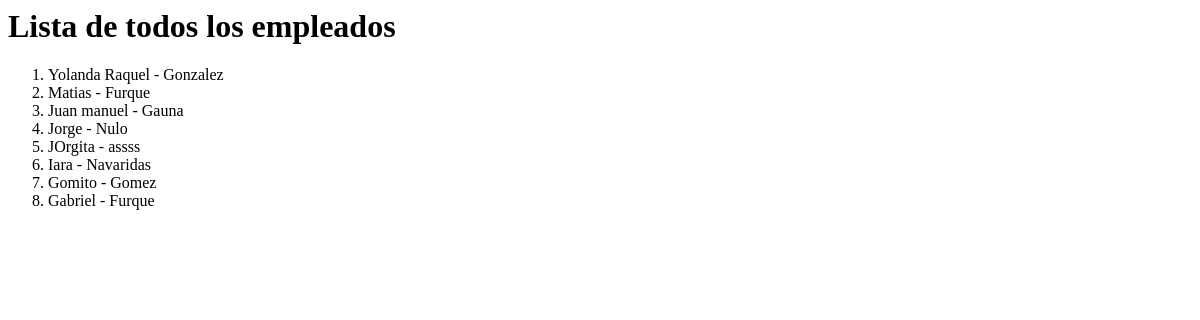
The app's page /listar_todos_los_empleados/, older data.
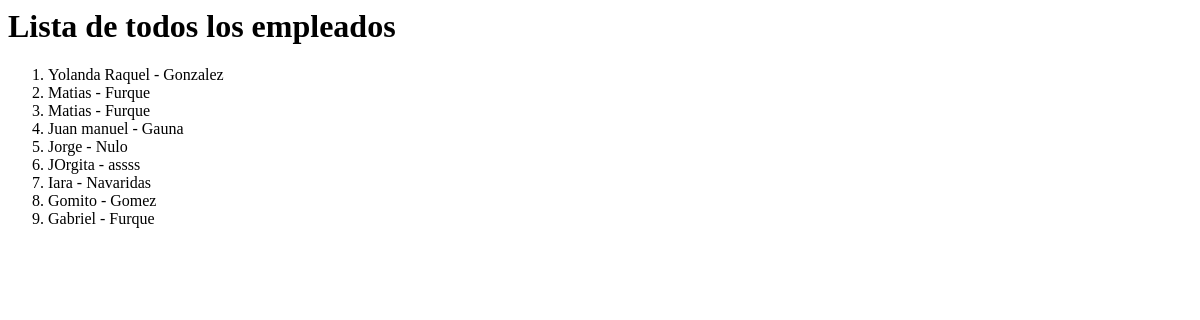
The same page, newer data.
### applications/empleado/models.py (models this page shows, shortened)
class Empleado (models.Model) :
    JOB_CHOICES =(
        ("0", "Contador"),
        ("1", "Administrativo"),
        ("2", "Desarrollador"),
        ("3", "Analista Funcional"),
        ("4", "Otro")
    )
    nombre = models.CharField ("Nombre", max_length=100)
    apellido = models.CharField ("Apellido", max_length=100)
    trabajo = models.CharField ("Puesto", max_length=1, choices=JOB_CHOICES)
    departamento = models.ForeignKey (Departamento, on_delete=models.CASCADE)
    habilidades = models.ManyToManyField (Habilidades)
    fecha_nac = models.DateField('fecha de nacimiento', auto_now=False, auto_now_add=False)
    pais = models.CharField(max_length=100, blank=True)
    observaciones = RichTextField ()
    class Meta:
        verbose_name= "Mi empleado"
        verbose_name_plural = "Empleados de la empresa"
        ordering = ["-nombre", "apellido"]
        unique_together = ("nombre", "departamento")
    def __str__(self):
        return self.nombre + " - " + self.apellido

### applications/empleado/views.py (the view)
# urls.py: path('listar_todos_los_empleados/',Listar_todos_los_empleados.as_view()),
class Listar_todos_los_empleados (ListView):
    template_name = 'empleado/listar_todos_los_empleados.html'
    model = Empleado

### templates/empleado/listar_todos_los_empleados.html
<h1>Lista de todos los empleados</h1>
<ol>
    {% for e in object_list %}
    <li>{{e}}</li>
    {% endfor %}
</ol>

Row changes from the older to the newer data that the page shows:
added Empleado: nombre+apellido "Matias - Furque"
